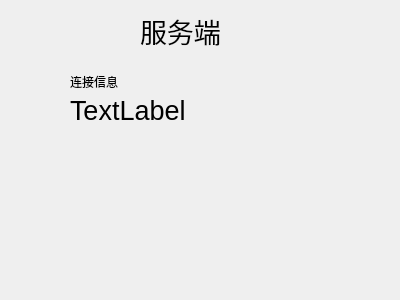
<?xml version="1.0" encoding="UTF-8"?>
<ui version="4.0">
 <class>ServerWidget</class>
 <widget class="QWidget" name="ServerWidget">
  <property name="geometry">
   <rect>
    <x>0</x>
    <y>0</y>
    <width>400</width>
    <height>300</height>
   </rect>
  </property>
  <property name="windowTitle">
   <string>ServerWidget</string>
  </property>
  <widget class="QLabel" name="label">
   <property name="geometry">
    <rect>
     <x>140</x>
     <y>0</y>
     <width>81</width>
     <height>61</height>
    </rect>
   </property>
   <property name="font">
    <font>
     <pointsize>20</pointsize>
    </font>
   </property>
   <property name="text">
    <string>服务端</string>
   </property>
  </widget>
  <widget class="QLabel" name="label_2">
   <property name="geometry">
    <rect>
     <x>70</x>
     <y>71</y>
     <width>54</width>
     <height>21</height>
    </rect>
   </property>
   <property name="text">
    <string>连接信息</string>
   </property>
  </widget>
  <widget class="QLabel" name="label_3">
   <property name="geometry">
    <rect>
     <x>70</x>
     <y>90</y>
     <width>281</width>
     <height>41</height>
    </rect>
   </property>
   <property name="font">
    <font>
     <pointsize>20</pointsize>
    </font>
   </property>
   <property name="text">
    <string>TextLabel</string>
   </property>
  </widget>
 </widget>
 <layoutdefault spacing="6" margin="11"/>
 <resources/>
 <connections/>
</ui>
